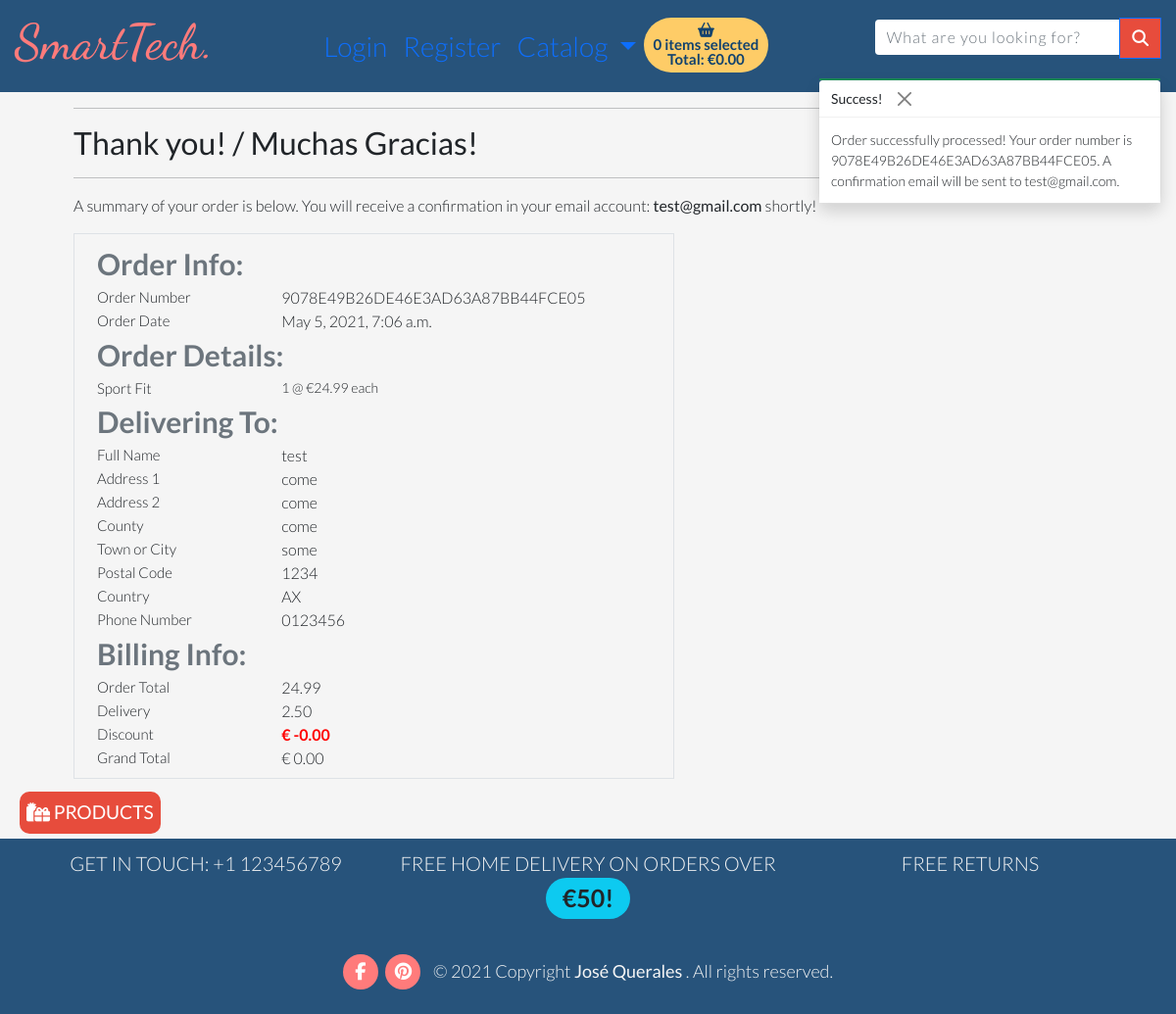
Page /checkout/checkout_success/9078E49B26DE46E3AD63A87BB44FCE05 on the committed database.
### checkout/models.py (models this page shows, shortened)
class Order(models.Model):
    order_number = models.CharField(max_length=32, null=False, editable=False)
    user_profile = models.ForeignKey(UserProfile, on_delete=models.SET_NULL,
                                 null=True, blank=True, related_name='orders')
    full_name = models.CharField(max_length=50, null=False, blank=False)
    email = models.EmailField(max_length=254, null=False, blank=False)
    phone_number = models.CharField(max_length=20, null=False, blank=False)
    country = CountryField(blank_label='Country *', null=False, blank=False)
    postcode = models.CharField(max_length=20, null=True, blank=True)
    town_or_city = models.CharField(max_length=40, null=False, blank=False)
    street_address1 = models.CharField(max_length=80, null=False, blank=False)
    street_address2 = models.CharField(max_length=80, null=True, blank=True)
    county = models.CharField(max_length=80, null=True, blank=True)
    date = models.DateTimeField(auto_now_add=True)
    delivery_cost = models.DecimalField(max_digits=6, decimal_places=2, null=False, default=0)
    order_total = models.DecimalField(max_digits=10, decimal_places=2, null=False, default=0)
    grand_total = models.DecimalField(max_digits=10, decimal_places=2, null=False, default=0)
    original_cart = models.TextField(null=False, blank=False, default='')
    stripe_pid = models.CharField(max_length=254, null=False, blank=False, default='')

class OrderLineItem(models.Model):
    order = models.ForeignKey(Order, null=False, blank=False, on_delete=models.CASCADE, related_name='lineitems')
    product = models.ForeignKey(Product, null=False, blank=False, on_delete=models.CASCADE)
    quantity = models.IntegerField(null=False, blank=False, default=0)
    lineitem_total = models.DecimalField(max_digits=6, decimal_places=2, null=False, blank=False, default=0)

### products/models.py (models this page shows, shortened)
class Product(models.Model):
    class Meta:
        verbose_name_plural = 'Products'
    description = models.TextField()
    friendly_name = models.CharField(max_length=254)
    price = models.DecimalField(max_digits=6, decimal_places=2)
    category = models.ForeignKey('Category', null=True, blank=True, on_delete=models.SET_NULL)
    body_location= models.ForeignKey('Location', null=True, blank=True, on_delete=models.SET_NULL)
    brand = models.CharField(max_length=254, null=True, blank=True)
    origin = models.ForeignKey('Origin', null=True, blank=True, on_delete=models.SET_NULL)
    image = models.ImageField(null=True, blank=True)
    stock = models.BooleanField(null=False, blank=True, default=True)
    user_wishlist = models.ManyToManyField(User, related_name="user_wishlist", blank=True)

### checkout/views.py (the view, shortened to what this page needs)
# urls.py: path('checkout_success/<order_number>', views.checkout_success, name='checkout_success'),
def checkout_success(request, order_number):
    save_info = request.session.get('save_info')
    order = get_object_or_404(Order, order_number=order_number)
    messages.success(request, f'Order successfully processed! \
        Your order number is {order_number}. A confirmation \
        email will be sent to {order.email}.')
    current_cart = cart_contents(request)
    total = current_cart['total_price_after_discount']
    discount = current_cart['discount']
    if 'cart' in request.session:
        del request.session['cart']
    template = 'checkout/checkout_success.html'
    context = {
        'order': order,
        'total': total,
        'discount': discount,
    }
    return render(request, template, context)

### checkout/templates/checkout/checkout_success.html
{% extends "base.html" %}
{% load static %}
{% block content %}
<div class="overlay"></div>
<div class="container mb-2" id="shopping-cart">
    <div class="row">
        <div class="col">
            <hr>
            <h2 mb-4> Thank you! / Muchas Gracias! </h2>
            <hr>
            <p>A summary of your order is below. You will receive a confirmation in your email account:  <strong> {{ order.email }} </strong> shortly!</p>
        </div>
    </div>
    <div class="row">
        <div class="col-12 col-lg-7">
            <div class="order-confirmation-wrapper p-2 border">
                <div class="row">
                    <div class="col">
                        <small class="text-muted font-weight-bold-summary-titles">Order Info:</small>
                    </div>
                </div>
                <div class="row">
                    <div class="col-12 col-md-4">
                        <p class="mb-0 text-black font-weight-bold-summary">Order Number</p>
                    </div>
                    <div class="col-12 col-md-8 text-md-right">
                        <p class="mb-0">{{ order.order_number }}</p>
                    </div>
                </div>
                <div class="row">
                    <div class="col-12 col-md-4">
                        <p class="mb-0 text-black font-weight-bold-summary">Order Date</p>
                    </div>
                    <div class="col-12 col-md-8 text-md-right">
                        <p class="mb-0">{{ order.date }}</p>
                    </div>
                </div>
                <div class="row">
                    <div class="col">
                        <small class="text-muted font-weight-bold-summary-titles">Order Details:</small>
                    </div>
                </div>
                {% for item in order.lineitems.all %}
                <div class="row">
                    <div class="col-12 col-md-4">
                        <p class="small mb-0 text-black font-weight-bold-summary">
                            {{ item.product.friendly_name }}{% if item.product_size %} - Size {{ item.product.size|upper }}{% endif %}
                        </p>
                    </div>
                    <div class="col-12 col-md-8 text-md-right">
                        <p class="small mb-0">{{ item.quantity }} @ €{{ item.product.price }} each</p>
                    </div>
                </div>
                {% endfor %}
                <div class="row">
                    <div class="col">
                        <small class="text-muted font-weight-bold-summary-titles">Delivering To:</small>
                    </div>
                </div>
                <div class="row">
                    <div class="col-12 col-md-4">
                        <p class="mb-0 text-black font-weight-bold-summary">Full Name</p>
                    </div>
                    <div class="col-12 col-md-8 text-md-right">
                        <p class="mb-0">{{ order.full_name }}</p>
                    </div>
                </div>
                <div class="row">
                    <div class="col-12 col-md-4">
                        <p class="mb-0 text-black font-weight-bold-summary">Address 1</p>
                    </div>
                    <div class="col-12 col-md-8 text-md-right">
                        <p class="mb-0">{{ order.street_address1 }}</p>
                    </div>
                </div>
                {% if order.street_address2 %}
                <div class="row">
                    <div class="col-12 col-md-4">
                        <p class="mb-0 text-black font-weight-bold-summary">Address 2</p>
                    </div>
                    <div class="col-12 col-md-8 text-md-right">
                        <p class="mb-0">{{ order.street_address1 }}</p>
                    </div>
                </div>
                {% endif %}
                {% if order.county %}
                <div class="row">
                    <div class="col-12 col-md-4">
                        <p class="mb-0 text-black font-weight-bold-summary">County</p>
                    </div>
                    <div class="col-12 col-md-8 text-md-right">
                        <p class="mb-0">{{ order.county }}</p>
                    </div>
                </div>
                {% endif %}
                <div class="row">
                    <div class="col-12 col-md-4">
                        <p class="mb-0 text-black font-weight-bold-summary">Town or City</p>
                    </div>
                    <div class="col-12 col-md-8 text-md-right">
                        <p class="mb-0">{{ order.town_or_city }}</p>
                    </div>
                </div>
                {% if order.postcode %}
                <div class="row">
                    <div class="col-12 col-md-4">
                        <p class="mb-0 text-black font-weight-bold-summary">Postal Code</p>
                    </div>
                    <div class="col-12 col-md-8 text-md-right">
                        <p class="mb-0">{{ order.postcode }}</p>
                    </div>
                </div>
                {% endif %}
                <div class="row">
                    <div class="col-12 col-md-4">
                        <p class="mb-0 text-black font-weight-bold-summary">Country</p>
                    </div>
                    <div class="col-12 col-md-8 text-md-right">
                        <p class="mb-0">{{ order.country }}</p>
                    </div>
                </div>
                <div class="row">
                    <div class="col-12 col-md-4">
                        <p class="mb-0 text-black font-weight-bold-summary">Phone Number</p>
                    </div>
                    <div class="col-12 col-md-8 text-md-right">
                        <p class="mb-0">{{ order.phone_number }}</p>
                    </div>
                </div>
                <div class="row">
                    <div class="col">
                        <small class="text-muted font-weight-bold-summary-titles">Billing Info:</small>
                    </div>
                </div>
                <div class="row">
                    <div class="col-12 col-md-4">
                        <p class="mb-0 text-black font-weight-bold-summary">Order Total</p>
                    </div>
                    <div class="col-12 col-md-8 text-md-right">
                        <p class="mb-0">{{ order.order_total }}</p>
                    </div>
                </div>
                <div class="row">
                    <div class="col-12 col-md-4">
                        <p class="mb-0 text-black font-weight-bold-summary">Delivery</p>
                    </div>
                    <div class="col-12 col-md-8 text-md-right">
                        <p class="mb-0">{{ order.delivery_cost }}</p>
                    </div>
                </div>
                <div class="row">
                    <div class="col-12 col-md-4">
                        <p class="mb-0 text-black font-weight-bold-summary">Discount</p>
                    </div>
                    <div class="col-12 col-md-8 text-md-right">
                        <p class="my-0 text-bold-red ">€ -{{ discount|floatformat:2 }}</p>
                    </div>
                </div>
                <div class="row">
                    <div class="col-12 col-md-4">
                        <p class="mb-0 text-black font-weight-bold-summary">Grand Total</p>
                    </div>
                    <div class="col-12 col-md-8 text-md-right">
                        <p class="mb-0">€ {{ total|floatformat:2 }}</p>
                    </div>
                </div>
            </div>
        </div>
    </div>
</div>
<div class="row">
    <div class="col-12 col-lg-7 text-right">
        {% if from_profile %}
            <a href="{% url 'profile' %}" class="btn btn-black rounded-0 my-2">
                <span class="icon mr-2">
                    <i class="fas fa-angle-left"></i>
                </span>
                <span class="text-uppercase">Back to Profile</span>
            </a>
        {% else %}
            <a href="{% url 'products' %}" class="btn btn-black rounded-0 my-2">
                <span class="icon mr-2">
                    <i class="fas fa-gifts"></i>
                </span>
                <span class="text-uppercase">Products</span>
            </a>
        {% endif %}
    </div>
</div>
{% endblock %}

### static/css/base.css (style rules this page uses)
html { scroll-behavior: smooth; height: 100%; }
body { margin: 0; padding: 0; font-size: 16px; background: url("/media/home.jpeg") no-repeat center center fixed; background-size: cover; font-family: "Lato", sans-serif; font-weight: 300; }
.my-2 { margin-top: 1.1rem !important; margin-bottom: 0.5rem !important; }
a { color: #fff; font-weight: 300; font-size: 18px; }
.btn { background-color: #e74c3c; color: white; border-radius: 10px; font-size: 1.2rem; margin: 0px 0px 0px 0px; }
.overlay { height: 100%; width: 100%; top: 0; left: 0; position: fixed; background: whitesmoke; z-index: -1; }
.row { margin: 0px 0px 0px 0px; --bs-gutter-x: 0; --bs-gutter-y: 0; padding: 0px 15px 0px 15px; }
.col { margin: 0px 0px 0px 0px; }
::placeholder { color: #bdbdbd; opacity: 1; font-weight: 300; }
.font-weight-bold-summary-titles { font-weight: bold; text-align: left; font-size: 20px; }
.font-weight-bold-summary { text-align: left; font-size: 15px; }
.container { padding-left: 0px; padding-right: 0px; max-width: 100%; }
#shopping-cart { width: 90%; }
.text-bold-red { color: red; font-weight: bold; }
.btn.btn-outline-black.rounded-0, .btn.btn-black.rounded-0 { padding: 0.375rem 0.375rem; margin: 5px 5px 5px 5px !important; }
.rounded-0 { border-radius: 10px !important; }
.text-muted { font-size: 30px; }

### rows in the picture
Order: email "test@gmail.com", order_number "9078E49B26DE46E3AD63A87BB44FCE05", date "May 5, 2021, 7:06 a.m.", full_name "test", street_address1 "come", county "come", town_or_city "some", postcode "1234", country "AX", phone_number "0123456", order_total "24.99", delivery_cost "2.50"
OrderLineItem: product.friendly_name "Sport Fit", quantity "1", product.price "24.99"

### other values in the picture
{{ discount|floatformat:2 }} "0.00"
{{ total|floatformat:2 }} "0.00"
{{ message }} "Order successfully processed! Your order number is 9078E49B26DE46E3AD63A87BB44FCE05. A confirmation email will be sent to test@gmail.com."
{{ free_delivery_threshold }} "50"
